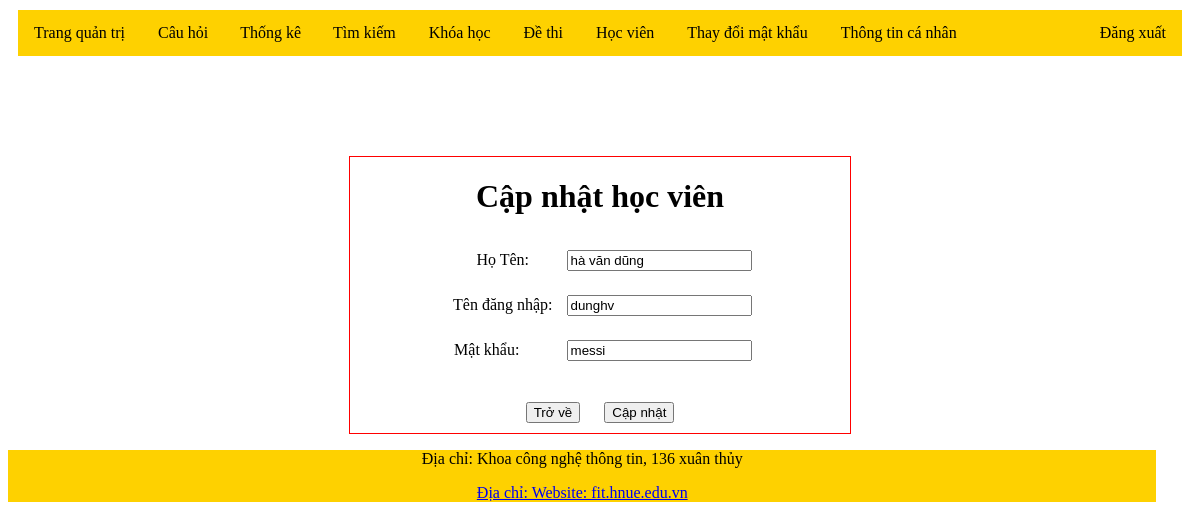
Screenshot of /update_hv.php?id=1 with the database file from the repository.
### tables this page shows
CREATE TABLE `users` (
  `user_id` int(11) NOT NULL,
  `name` varchar(100) DEFAULT NULL,
  `user_name` varchar(100) DEFAULT NULL,
  `user_pass` varchar(100) DEFAULT NULL,
  `level` int(11) DEFAULT NULL,
  `create_day` timestamp NOT NULL DEFAULT current_timestamp(),
  `update_day` timestamp NOT NULL DEFAULT current_timestamp() ON UPDATE current_timestamp()
);

### update_hv.php (the view, shortened to what this page needs)
<?php
   include 'connect.php';
?>
<!DOCTYPE html>
<html lang="en">
<head>
</head>
<?php
require 'header1.php';
?>
<body>
    <form action="" method="post" align="center">
        <h1>Cập nhật học viên</h1>
         <?php
         $id=$_GET['id'];
         $result = mysqli_query($conn,"SELECT * FROM `users` WHERE user_id='$id'");
         $row = mysqli_fetch_array($result);
         ?>
         <table>
             <tr>
                 <td>
                 Họ Tên:
                 </td>
                 <td>
                 <input type="text" name="name" value="<?php echo isset($name) ? $name : $row[1] ?>">
                 </td>
             </tr>
             <tr>
                 <td>
                 Tên đăng nhập:
                 </td>
                 <td>
                 <input type="text" name="user" value="<?php echo isset($user) ? $user : $row[2] ?>">
                 </td>
             </tr>
             <tr>
                 <td>
                 Mật khẩu:&nbsp;&nbsp;&nbsp;&nbsp;&nbsp;&nbsp;&nbsp;&nbsp;
                 </td>
                 <td>
                 <input type="text" name="pass" value="<?php echo isset($pass) ? $pass : $row[3] ?>">
                 </td>
             </tr>
         </table>
        <br>
        <input type="submit" name="tro_ve" value="Trở về">
        <input type="submit" name="register" value="Cập nhật">
    </form>
</body>
<?php require 'footer.php' ?>
</html>

### update_hv.php (style rules this page uses)
form { margin: auto; margin-top: 100px; text-align: center; width: 500px; height: auto; border: red solid 1px; }
input { margin: 10px; }
table { padding-left: 100px; }

### rows the page displays
users: name "hà văn dũng", user "dunghv", pass "messi"
